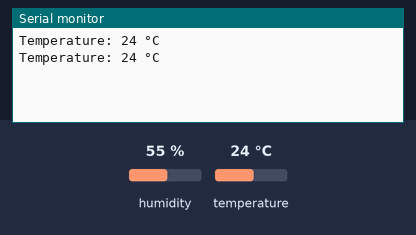
Bench run of a sketch on a simulated Arduino Uno, built with avr-gcc and run on an emulated ATmega328P. Shown: the last lines printed to the serial monitor. Inputs (shaded band) come from the test bench; at power-on: temperature 24 °C, humidity 55 %.

Above: at 1.3 s.
1.4 s: temperature set to 12 °C
At 2.0 s:
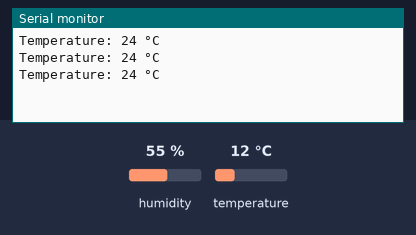
2.9 s: temperature set to 19 °C
At 3.6 s:
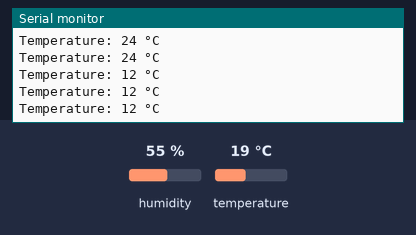
Timing chart, 0 to 5.9 s (numbered marks = the images above; inputs shaded):
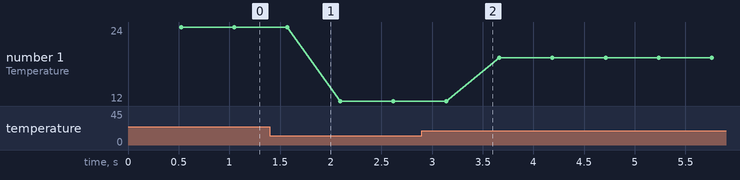

The sketch:

ReadTemperature.ino
```cpp
// Include the DHT11 library for interfacing with the sensor.
#include <DHT11.h>

// HW setup
// - For Arduino: Connect the sensor to Digital I/O Pin 2.
// Connect the serial cable to Raspberry PI USB

DHT11 dht11(2);

void setup() {
    // Initialize serial communication to allow debugging and data readout.
    // Using a baud rate of 9600 bps.
    Serial.begin(9600);

    // Uncomment the line below to set a custom delay between sensor readings (in milliseconds).
    dht11.setDelay(500); // Set this to the desired delay. Default is 500ms.
}

void loop() {
    // Attempt to read the temperature value from the DHT11 sensor.
    int temperature = dht11.readTemperature();
    if (temperature != DHT11::ERROR_CHECKSUM && temperature != DHT11::ERROR_TIMEOUT) {
        Serial.print("Temperature: ");
        Serial.print(temperature);
        Serial.println(" °C");
    } else {
        // Print error message based on the error code.
        Serial.println(DHT11::getErrorString(temperature));
    }
}
```

Measured:
- plotted number 1: 24 → 12 after the input at 1.4 s, 12 → 19 after the input at 2.9 s
